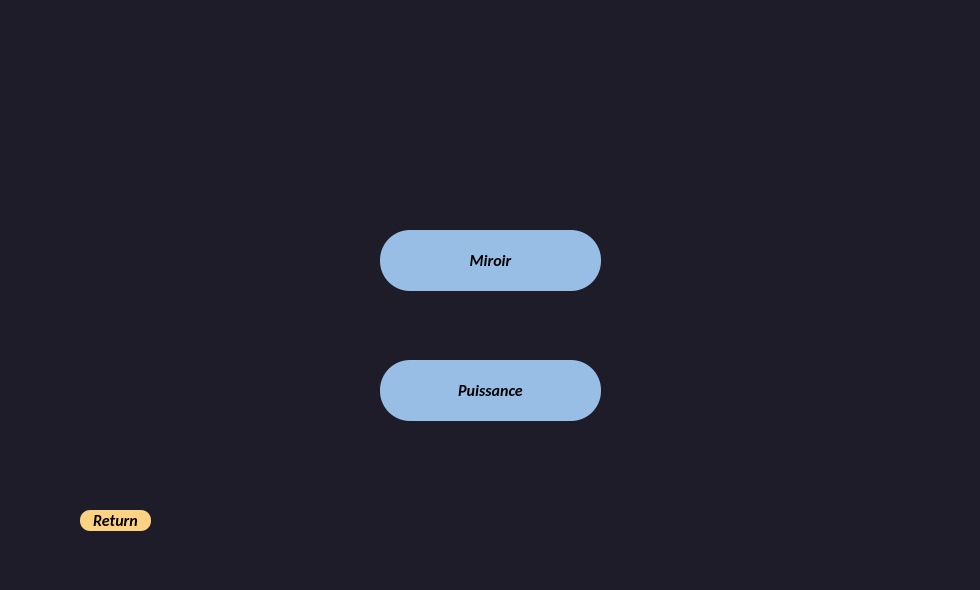
<?xml version="1.0" encoding="UTF-8"?>
<ui version="4.0">
 <class>MainWindow</class>
 <widget class="QMainWindow" name="MainWindow">
  <property name="geometry">
   <rect>
    <x>0</x>
    <y>0</y>
    <width>980</width>
    <height>590</height>
   </rect>
  </property>
  <property name="windowTitle">
   <string>MainWindow</string>
  </property>
  <property name="styleSheet">
   <string notr="true"/>
  </property>
  <widget class="QWidget" name="centralwidget">
   <widget class="QPushButton" name="mir_button">
    <property name="geometry">
     <rect>
      <x>380</x>
      <y>230</y>
      <width>221</width>
      <height>61</height>
     </rect>
    </property>
    <property name="font">
     <font>
      <family>Calibri</family>
      <pointsize>12</pointsize>
      <weight>75</weight>
      <italic>true</italic>
      <bold>true</bold>
      <stylestrategy>PreferDefault</stylestrategy>
      <kerning>true</kerning>
     </font>
    </property>
    <property name="mouseTracking">
     <bool>true</bool>
    </property>
    <property name="focusPolicy">
     <enum>Qt::StrongFocus</enum>
    </property>
    <property name="contextMenuPolicy">
     <enum>Qt::DefaultContextMenu</enum>
    </property>
    <property name="styleSheet">
     <string notr="true">border-radius: 30px;
background-color: #99BEE6</string>
    </property>
    <property name="text">
     <string>Miroir</string>
    </property>
   </widget>
   <widget class="QPushButton" name="puis_button">
    <property name="geometry">
     <rect>
      <x>380</x>
      <y>360</y>
      <width>221</width>
      <height>61</height>
     </rect>
    </property>
    <property name="font">
     <font>
      <family>Calibri</family>
      <pointsize>12</pointsize>
      <weight>75</weight>
      <italic>true</italic>
      <bold>true</bold>
      <stylestrategy>PreferDefault</stylestrategy>
      <kerning>true</kerning>
     </font>
    </property>
    <property name="mouseTracking">
     <bool>true</bool>
    </property>
    <property name="focusPolicy">
     <enum>Qt::StrongFocus</enum>
    </property>
    <property name="contextMenuPolicy">
     <enum>Qt::DefaultContextMenu</enum>
    </property>
    <property name="styleSheet">
     <string notr="true">border-radius: 30px;
background-color: #99BEE6</string>
    </property>
    <property name="text">
     <string>Puissance</string>
    </property>
   </widget>
   <widget class="QPushButton" name="mir_button_2">
    <property name="geometry">
     <rect>
      <x>80</x>
      <y>510</y>
      <width>71</width>
      <height>21</height>
     </rect>
    </property>
    <property name="font">
     <font>
      <family>Calibri</family>
      <pointsize>12</pointsize>
      <weight>75</weight>
      <italic>true</italic>
      <bold>true</bold>
      <stylestrategy>PreferDefault</stylestrategy>
      <kerning>true</kerning>
     </font>
    </property>
    <property name="mouseTracking">
     <bool>true</bool>
    </property>
    <property name="focusPolicy">
     <enum>Qt::StrongFocus</enum>
    </property>
    <property name="contextMenuPolicy">
     <enum>Qt::DefaultContextMenu</enum>
    </property>
    <property name="styleSheet">
     <string notr="true">border-radius: 10px;
background-color:#FDD383;</string>
    </property>
    <property name="text">
     <string>Return</string>
    </property>
   </widget>
   <widget class="QLabel" name="label">
    <property name="geometry">
     <rect>
      <x>-10</x>
      <y>-10</y>
      <width>1011</width>
      <height>601</height>
     </rect>
    </property>
    <property name="autoFillBackground">
     <bool>false</bool>
    </property>
    <property name="styleSheet">
     <string notr="true">background-color: rgb(29, 28, 40);</string>
    </property>
    <property name="text">
     <string>&lt;html&gt;&lt;head/&gt;&lt;body&gt;&lt;p&gt;&lt;img src=&quot;:/Bg/TP THL/Frame_mir_puiss.jpg&quot;/&gt;&lt;/p&gt;&lt;/body&gt;&lt;/html&gt;</string>
    </property>
    <property name="scaledContents">
     <bool>false</bool>
    </property>
   </widget>
   <zorder>label</zorder>
   <zorder>mir_button</zorder>
   <zorder>puis_button</zorder>
   <zorder>mir_button_2</zorder>
  </widget>
 </widget>
 <tabstops>
  <tabstop>mir_button</tabstop>
  <tabstop>puis_button</tabstop>
  <tabstop>mir_button_2</tabstop>
 </tabstops>
 <resources>
  <include location="Frame1.qrc"/>
  <include location="Frame1.qrc"/>
 </resources>
 <connections/>
</ui>
